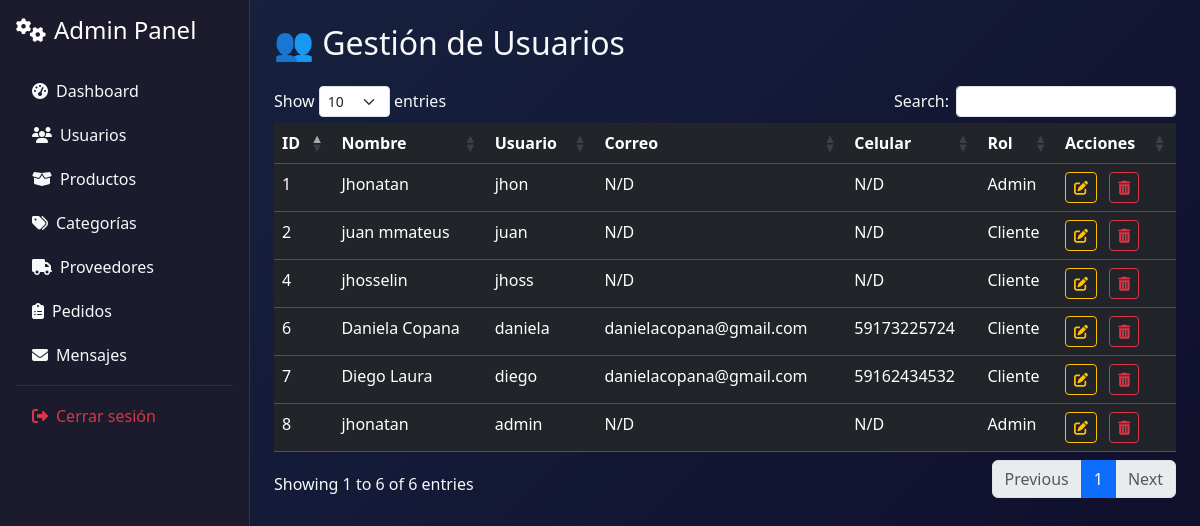
Screenshot of /admin/usuarios (signed in) with the database file from the repository.
### models/usuario.py (models this page shows, shortened)
class Usuario(db.Model):
    __tablename__ = 'usuarios'
    id = db.Column(db.Integer, primary_key=True)
    nombre = db.Column(db.String(100), nullable=False)
    username = db.Column(db.String(80), unique=True, nullable=False)
    password = db.Column(db.String(200), nullable=False)
    rol = db.Column(db.String(20), nullable=False)
    correo = db.Column(db.String(120))
    celular = db.Column(db.String(20))

### controllers/admin_controller.py (the view)
@admin_bp.route('/usuarios')
def lista_usuarios():
    if session.get('rol') != 'admin':
        flash('Acceso denegado.', 'danger')
        return redirect(url_for('usuario.login'))
    usuarios = Usuario.query.all()
    return render_template('admin/usuarios/lista.html', usuarios=usuarios)

### app.py (called while the page is built)
@app.context_processor
def inject_active_path():
    def is_active(path):
        return 'active' if request.path == path else ''
    return dict(is_active=is_active)

@app.context_processor
def cantidad_carrito():
    def contar_productos():
        if session.get('rol') == 'cliente' and session.get('id'):
            items = Carrito.query.filter_by(usuario_id=session['id']).all()
            return len(items)
        return 0
    return dict(cantidad_en_carrito=contar_productos())

### templates/admin/usuarios/lista.html (shortened to what this page needs)
{% extends 'base_admin.html' %}
{% block content %}
<h2 class="mb-4">👥 Gestión de Usuarios</h2>
<div class="table-responsive animate__animated animate__fadeInUp">
  <table class="table table-dark table-hover data-table">
    <thead>
      <tr>
        <th>ID</th>
        <th>Nombre</th>
        <th>Usuario</th>
        <th>Correo</th>
        <th>Celular</th>
        <th>Rol</th>
        <th>Acciones</th>
      </tr>
    </thead>
    <tbody>
      {% for usuario in usuarios %}
      <tr>
        <td>{{ usuario.id }}</td>
        <td>{{ usuario.nombre }}</td>
        <td>{{ usuario.username }}</td>
        <td>{{ usuario.correo or 'N/D' }}</td>
        <td>{{ usuario.celular or 'N/D' }}</td>
        <td>{{ usuario.rol|capitalize }}</td>
        <td>
          <a href="{{ url_for('admin.editar_usuario', id=usuario.id) }}" class="btn btn-sm btn-outline-warning me-2">
            <i class="fas fa-edit"></i>
          </a>
          <a href="#" onclick="confirmDelete('{{ usuario.id }}')" class="btn btn-sm btn-outline-danger">
            <i class="fas fa-trash-alt"></i>
          </a>
        </td>
      </tr>
      {% endfor %}
    </tbody>
  </table>
</div>
{% endblock %}

### templates/base_admin.html (style rules this page uses)
:root { --admin-sidebar: #1a1a2e; --admin-main: #16213e; --admin-accent: #0f3460; }
body { font-family: 'Segoe UI', system-ui, sans-serif; overflow-x: hidden; }

### rows the page displays
Usuario: id "1", nombre "Jhonatan", username "jhon", correo "N/D", celular "N/D", rol "Admin"
Usuario: id "2", nombre "juan mmateus", username "juan", correo "N/D", celular "N/D", rol "Cliente"
Usuario: id "4", nombre "jhosselin", username "jhoss", correo "N/D", celular "N/D", rol "Cliente"
Usuario: id "6", nombre "Daniela Copana", username "daniela", correo "danielacopana@gmail.com", celular "59173225724", rol "Cliente"
Usuario: id "7", nombre "Diego Laura", username "diego", correo "danielacopana@gmail.com", celular "59162434532", rol "Cliente"
Usuario: id "8", nombre "jhonatan", username "admin", correo "N/D", celular "N/D", rol "Admin"
